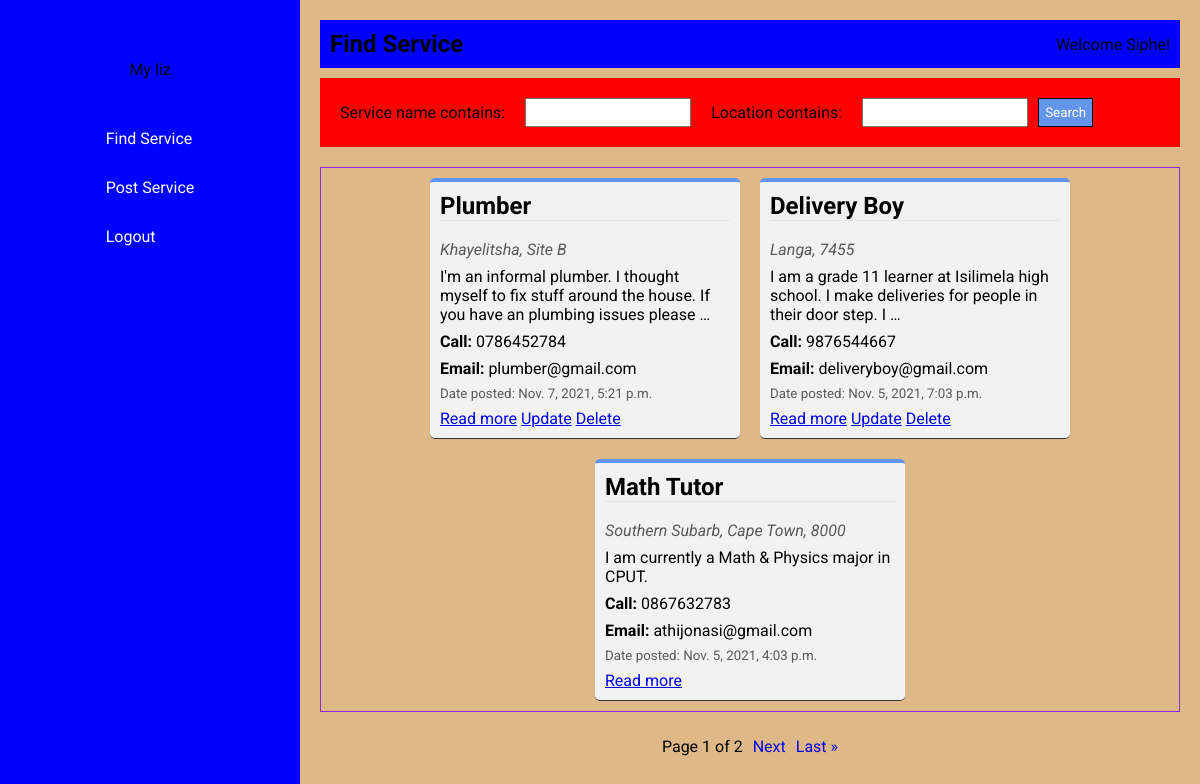
The page / (signed in) on the database as committed earlier.
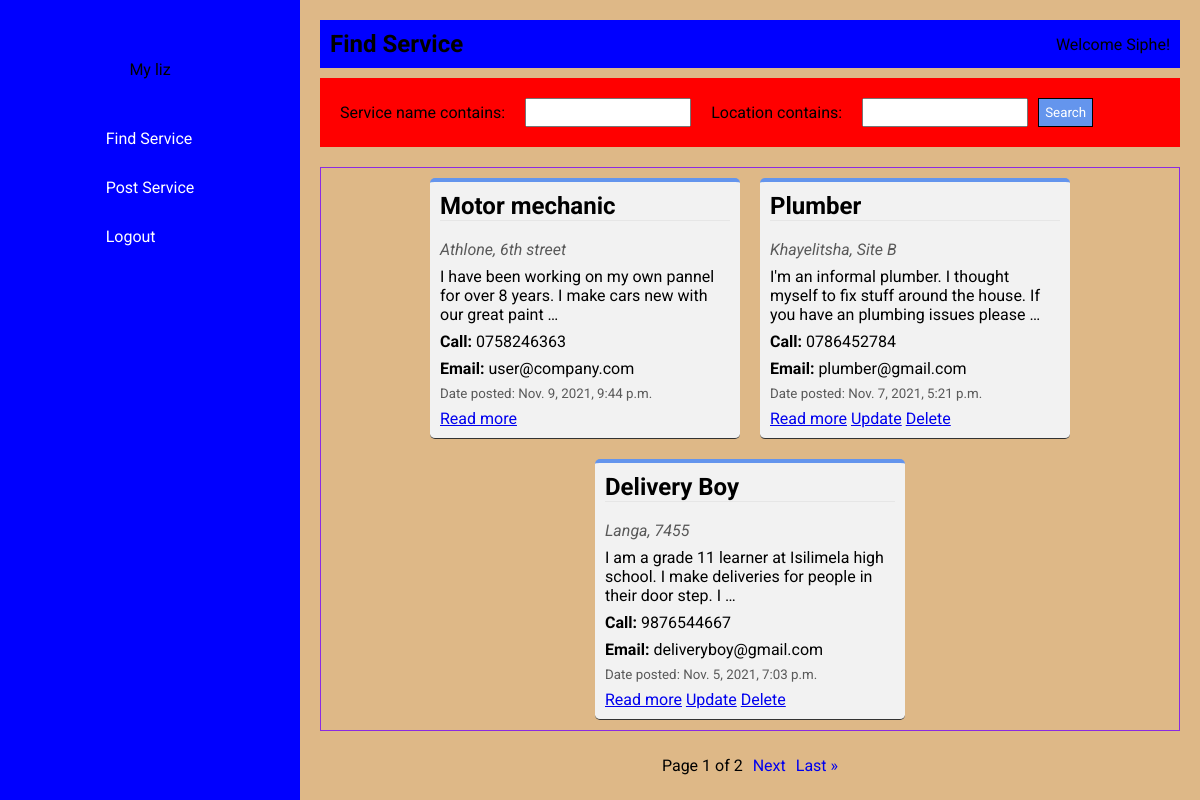
The same page on the database as committed later.
### main/models.py (models this page shows, shortened)
class Service(models.Model):
    service_name = models.CharField(max_length=200)
    location = models.CharField(max_length=150)
    experience = models.CharField(max_length=400)
    phone = models.CharField(max_length=50)
    email = models.EmailField(max_length=50)
    datecreated = models.DateTimeField(default=datetime.now, blank=True)
    author = models.ForeignKey(User, on_delete=models.CASCADE)

### main/views.py (the view)
# urls.py: path('', views.index, name='index'),
@login_required(login_url='login')
def index(request):
    services = Service.objects.all().order_by('-datecreated')
    myFilter = ServiceFilter(request.GET, queryset = services)
    services = myFilter.qs
    p = Paginator(myFilter.qs, 3)
    page = request.GET.get('page')
    services = p.get_page(page)
    return render(request, 'index.html', {'services': services, 'myFilter': myFilter})

### main/templatetags/main_extras.py (called while the page is built)
@register.simple_tag
def my_url(value, field_name, urlencode=None):
    url = '?{}={}'.format(field_name, value)
    if urlencode:
        querystring = urlencode.split('&')
        filtered_querystring = filter(
            lambda p: p.split('=')[0] != field_name, querystring)
        encoded_querystring = '&'.join(filtered_querystring)
        url = '{}&{}'.format(url, encoded_querystring)
    return url

### templates/index.html (shortened to what this page needs)
{% extends 'base.html' %}
{% load main_extras %}
{% block content %}
    <div class="home-container">
        <div class="home-page-title">
            <h1>Find Service</h1>
            <p>Welcome {{ request.user }}!</p>
        </div>
        <div class="home-search">
            <form action="">
                {{ myFilter.form }}
                <button class="home-search-btn" type="submit">Search</button>
            </form>
        </div>
        <div class="home-service-container">
        {% for service in services %}
            <div class="home-service">
                <h1 id="service-contentc">{{ service.service_name }}</h1><br>
                <address id="service-content">{{ service.location }}</address>
                <p id="service-content">{{ service.experience|truncatewords:20 }}</p>
                <p id="service-content"><strong>Call:</strong> {{ service.phone }}</p>
                <p id="service-content"><strong>Email:</strong> {{ service.email }}</p>
                <small id="service-content">Date posted: {{ service.datecreated }}</small>
                <div class="service-btns">
                        <a id="service-content" href="/view_service/{{ service.id }}">Read more</a>
                    {% if user.is_authenticated and service.author.id == user.id %}
                        <a id="service-content" href="/update/{{ service.id }}">Update</a>
                        <a id="service-content" href="/delete/{{ service.id }}">Delete</a>
                    {% endif %}
                </div>
            </div>
        {% endfor %}
        </div>
        <div class="pagination">
            <span>
                Page {{ services.number }} of {{ services.paginator.num_pages }}
            </span>
            {% if services.has_next %}
            <a href="{% my_url services.next_page_number 'page' request.GET.urlencode %}">Next</a>
            <a href="{% my_url services.paginator.num_pages 'page' request.GET.urlencode %}">Last &raquo;</a>
            {% endif %}
        </div>
    </div>
{% endblock content %}

### templates/base.html (shortened to what this page needs)
{% load static %}
<!DOCTYPE html>
<html lang="en">
<head>
    <link rel="stylesheet" href="{% static 'main/css/style.css' %}">
    <link rel="stylesheet" href="{% static 'main/css/style.css' %}">
    <link rel="stylesheet" href="{% static 'main/css/create.css' %}">
    <link rel="stylesheet" href="{% static 'main/css/delete.css' %}">
    <link rel="stylesheet" href="{% static 'main/css/users.css' %}">
    <link rel="stylesheet" href="{% static 'main/css/home.css' %}">
    <link rel="stylesheet" href="{% static 'main/css/view-service.css' %}">
</head>
<body>
    <header>
        <div class="logo">
            <p>My liz</p>
        </div>
        <nav class="navLinks">
            <ul>
                <li>
                    <a href="/">Find Service</a>
                </li>
                <li>
                    <a href="/create">Post Service</a>
                </li>
                {% if user.is_authenticated %}
                <li>
                    <a href="/logout">Logout</a>
                </li>
                {% endif %}
            </ul>
        </nav>
    </header>
    <section>
        {% block content %}{% endblock content %}
    </section>
</body>
</html>

### static/main/css/style.css (style rules this page uses)
* { margin: 0px; padding: 0px; font-family: 'Roboto', sans-serif; }
body { display: flex; flex-direction: row; background-color: burlywood; }
header { display: flex; flex-direction: column; align-items: center; height: 100vh; background-color: blue; width: fit-content; width: 300px; padding-top: 50px; position: fixed; }
.logo { margin: 10px; }
nav { margin: 10px; }
nav ul { flex-direction: column; width: 100%; text-align: left; }
nav ul li { list-style: none; margin-top: 30px; }
nav ul li a { text-decoration: none; color: #fff; margin: 10px; }
section { width: 100%; margin-left: 300px; height: fit-content; }

### static/main/css/create.css (style rules this page uses)
.create-form-container form input, label, textarea { margin: 10px; }

### static/main/css/home.css (style rules this page uses)
.home-container { margin: 20px; }
.home-container .home-page-title { display: flex; flex-direction: row; align-items: center; justify-content: space-between; background-color: blue; margin: 10px 0px 10px 0px; padding: 10px; }
.home-container .home-search { background-color: red; padding: 10px; margin: 10px 0px 20px 0px; }
.home-container .home-search form { display: flex; flex-direction: row; align-items: center; }
.home-container .home-search form input { padding: 5px; margin: 10px; }
.home-search-btn { padding: 6px; background-color: cornflowerblue; border: 1px solid black; color: #fff; }
.home-service-container { display: flex; flex-wrap: wrap; align-items: flex-start; justify-content: center; border: 1px solid blueviolet; }
.home-service-container .home-service { display: flex; flex-direction: column; width: 290px; margin: 10px; background-color: rgb(242, 242, 242); padding: 10px; border-top: 4px solid cornflowerblue; border-bottom: 1px solid rgb(51, 51, 51); border-radius: 5px; }
.home-service h1 { border-bottom: 1px solid rgb(230, 230, 230) }
.home-service #service-content { margin-bottom: 8px; }
.home-service-container .home-service address, small { color: rgb(89, 89, 89); }
.pagination { display: flex; align-items: center; justify-content: center; margin: 20px; }
.pagination a, span { margin: 5px; text-decoration: none; }

### static/main/css/view-service.css (style rules this page uses)
.view-service address, small { color: rgb(89, 89, 89); }

Rows that differ between the two databases and show on the page:
no longer on this page (row unchanged): Service: service_name "Math Tutor", location "Southern Subarb, Cape Town, 8000", experience "I am currently a Math & Physics major in CPUT.", phone "0867632783", email "athijonasi@gmail.com", datecreated "Nov. 5, 2021, 4:03 p.m."
added Service: service_name "Motor mechanic", location "Athlone, 6th street", experience "I have been working on my own pannel for over 8 years. I make cars new with our great paint …", phone "0758246363", email "user@company.com", datecreated "Nov. 9, 2021, 9:44 p.m."
